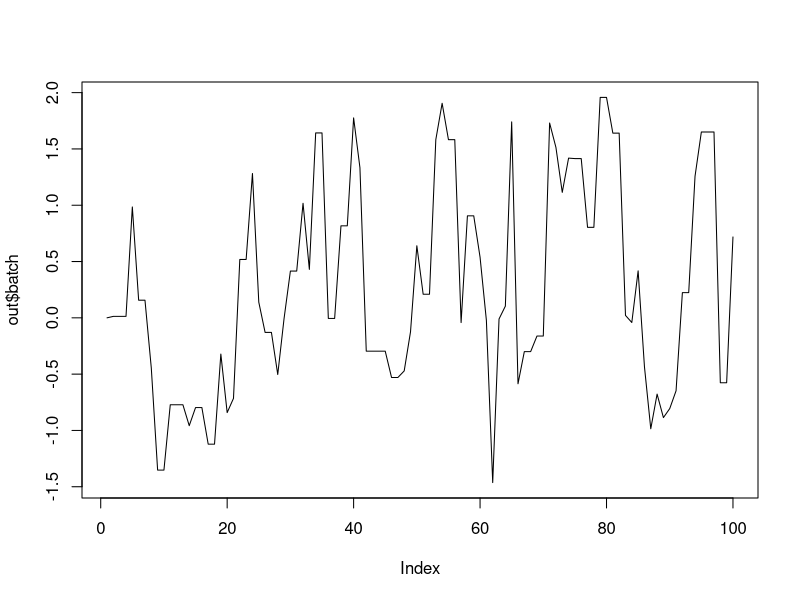
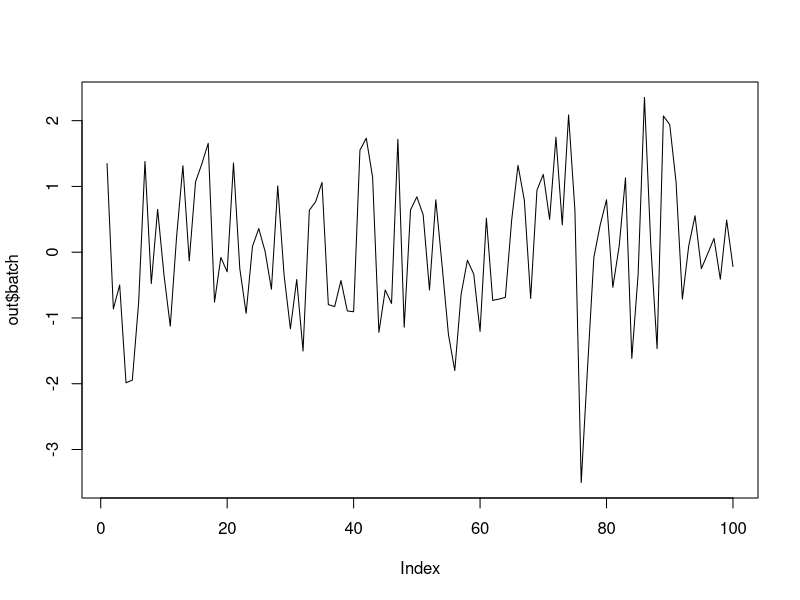
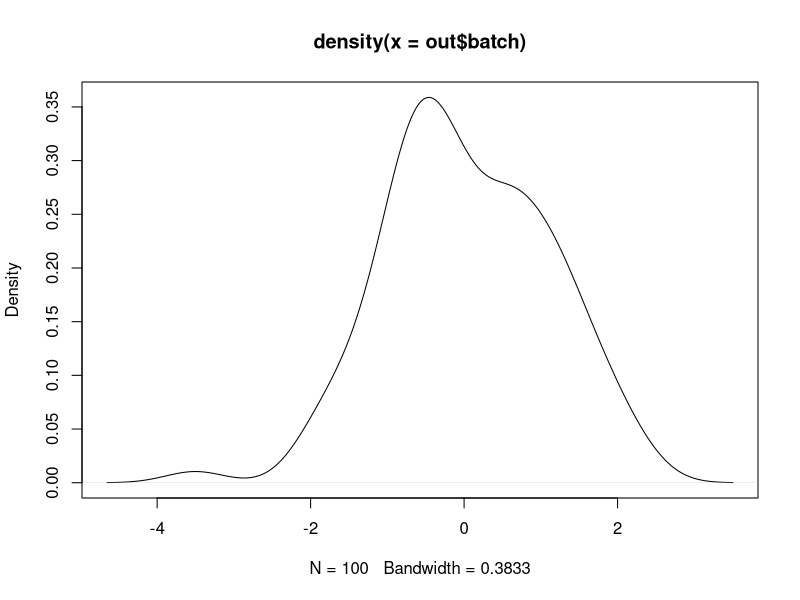

R code for these plots, in order:
library(mcmc)
h = function(x){ y = -x^2 / 2 } # the log, unnormalized function
out = metrop( obj = h, initial = 0, nbatch = 100, nspac = 1  )
plot(out$batch, type = "l") # a time series with flat steps

out = metrop( obj = h, initial = 0, nbatch = 100, nspac = 10  )
plot(out$batch, type = "l") # a time series looks like a white noise


summary(out)
plot(density(out$batch))
